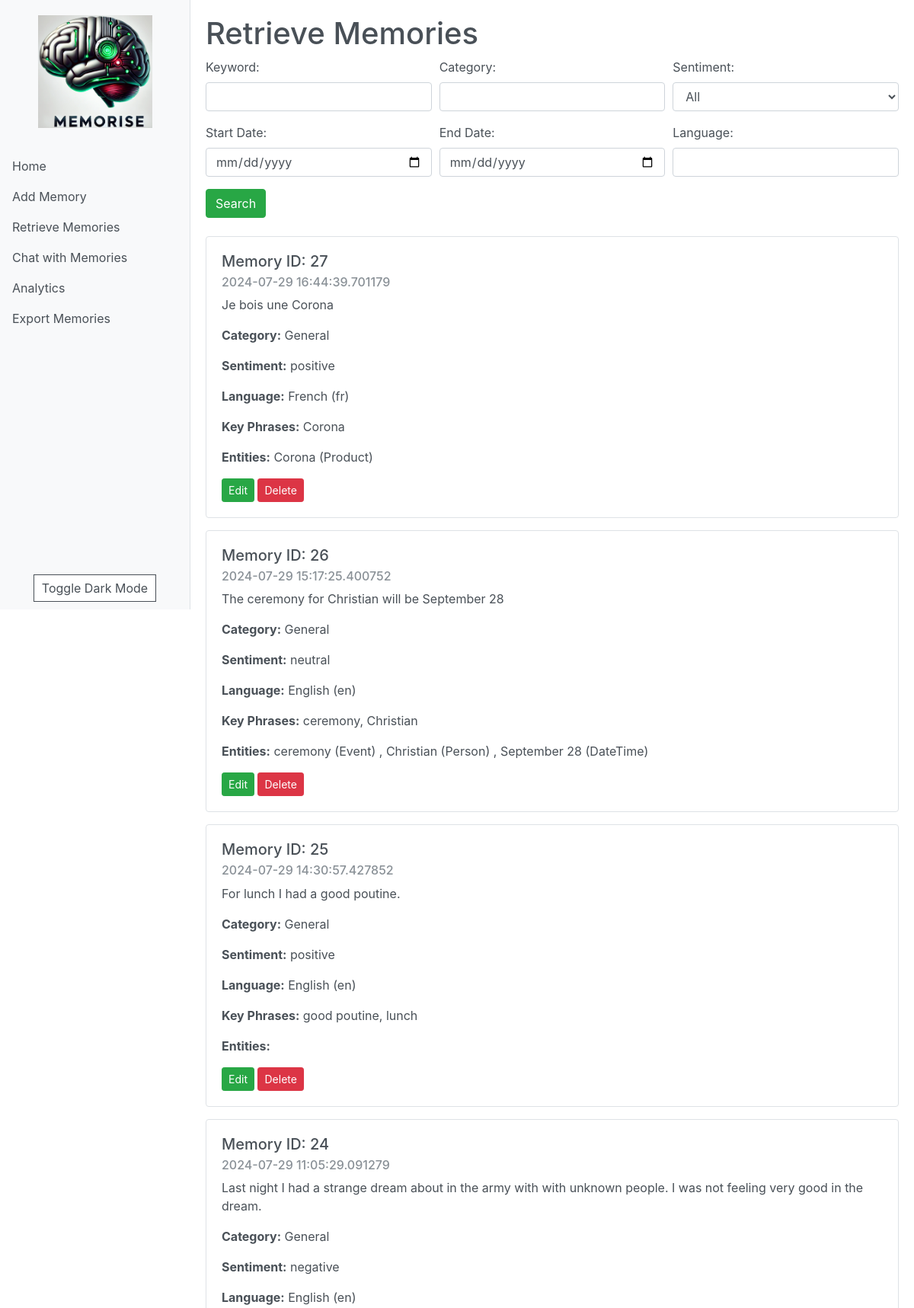
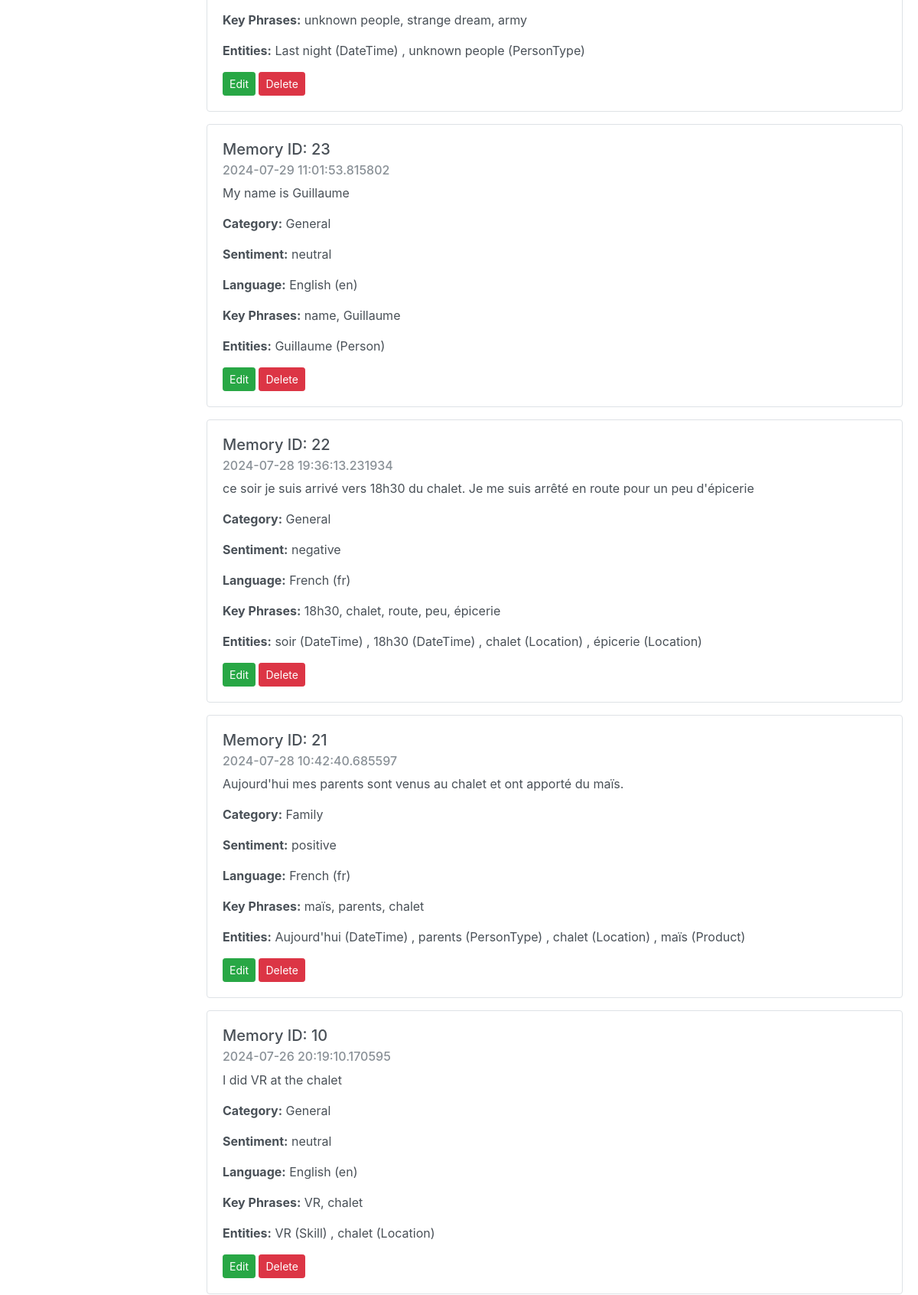
The app's page /retrieve_memories (upper part) with its own data (2 pictures, top to bottom).
### app/models/memory.py (models this page shows, shortened)
class Memory(db.Model):
    id = db.Column(db.Integer, primary_key=True)
    content = db.Column(db.Text, nullable=False)
    timestamp = db.Column(db.DateTime, default=datetime.utcnow)
    category = db.Column(db.String(50))
    sentiment = db.Column(db.String(20))
    sentiment_scores = db.Column(db.Text)
    entities = db.Column(db.Text)
    key_phrases = db.Column(db.Text)
    language = db.Column(db.String(50))
    language_code = db.Column(db.String(10))

### app/routes/memory_routes.py (the view)
@bp.route('/retrieve_memories', methods=['GET', 'POST'])
def retrieve_memories_route():
    if request.method == 'POST':
        keyword = request.form.get('keyword', '')
        category = request.form.get('category', '')
        start_date = request.form.get('start_date', '')
        end_date = request.form.get('end_date', '')
        sentiment = request.form.get('sentiment', '')
        language = request.form.get('language', '')
        memories = retrieve_memories(keyword, category, start_date, end_date, sentiment, language)
    else:
        memories = retrieve_memories()
    return render_template('retrieve_memories.html', memories=memories)

### app/services/memory_service.py (called while the page is built)
def retrieve_memories(keyword=None, category=None, start_date=None, end_date=None, sentiment=None, language=None, memory_id=None):
    query = Memory.query
    if memory_id:
        query = query.filter(Memory.id == memory_id)
    if keyword:
        query = query.filter(Memory.content.like(f'%{keyword}%'))
    if category:
        query = query.filter(Memory.category == category)
    if start_date:
        query = query.filter(Memory.timestamp >= start_date)
    if end_date:
        query = query.filter(Memory.timestamp <= end_date)
    if sentiment:
        query = query.filter(Memory.sentiment == sentiment)
    if language:
        query = query.filter(Memory.language == language)
    return query.order_by(Memory.timestamp.desc()).all()

### templates/retrieve_memories.html (shortened to what this page needs)
{% extends "base.html" %}
{% block content %}
<h1>Retrieve Memories</h1>
<form method="POST" class="mb-4">
    <div class="form-row">
        <div class="form-group col-md-4">
            <label for="keyword">Keyword:</label>
            <input type="text" class="form-control" id="keyword" name="keyword">
        </div>
        <div class="form-group col-md-4">
            <label for="category">Category:</label>
            <input type="text" class="form-control" id="category" name="category">
        </div>
        <div class="form-group col-md-4">
            <label for="sentiment">Sentiment:</label>
            <select class="form-control" id="sentiment" name="sentiment">
                <option value="">All</option>
            </select>
        </div>
    </div>
    <div class="form-row">
        <div class="form-group col-md-4">
            <label for="start_date">Start Date:</label>
            <input type="date" class="form-control" id="start_date" name="start_date">
        </div>
        <div class="form-group col-md-4">
            <label for="end_date">End Date:</label>
            <input type="date" class="form-control" id="end_date" name="end_date">
        </div>
        <div class="form-group col-md-4">
            <label for="language">Language:</label>
            <input type="text" class="form-control" id="language" name="language">
        </div>
    </div>
    <button type="submit" class="btn btn-success">Search</button>
</form>
{% if memories %}
    {% for memory in memories %}
        <div class="card mb-3">
            <div class="card-body">
                <h5 class="card-title">Memory ID: {{ memory.id }}</h5>
                <h6 class="card-subtitle mb-2 text-muted">{{ memory.timestamp }}</h6>
                <p class="card-text">{{ memory.content }}</p>
                <p><strong>Category:</strong> {{ memory.category }}</p>
                <p><strong>Sentiment:</strong> {{ memory.sentiment }}</p>
                <p><strong>Language:</strong> {{ memory.language }} ({{ memory.language_code }})</p>
                <p><strong>Key Phrases:</strong>
                    {% set key_phrases = memory.key_phrases | from_json %}
                    {% if key_phrases is string %}
                        {{ key_phrases }}
                    {% else %}
                        {{ ', '.join(key_phrases) }}
                    {% endif %}
                </p>
                <p><strong>Entities:</strong>
                    {% set entities = memory.entities | from_json %}
                    {% if entities is string %}
                        {{ entities }}
                    {% elif entities is iterable %}
                        {% for entity in entities %}
                            {% if entity is mapping %}
                                {{ entity.get('text', '') }} ({{ entity.get('category', '') }})
                            {% elif entity is string %}
                                {{ entity }}
                            {% elif entity is iterable and entity is not string %}
                                {% set entity_text = entity[0] if entity else '' %}
                                {% set entity_category = entity[1] if entity|length > 1 else '' %}
                                {{ entity_text }}
                                {%- if entity_category and entity_category != entity_text and entity_category != '' %} ({{ entity_category }}){% endif %}
                            {% else %}
                                {{ entity }}
                            {% endif %}
                            {% if not loop.last %}, {% endif %}
                        {% endfor %}
                    {% else %}
                        Unable to display entities
                    {% endif %}
                </p>
                <a href="{{ url_for('memory.update_memory_route', memory_id=memory.id) }}" class="btn btn-success btn-sm">Edit</a>
                <form action="{{ url_for('memory.delete_memory_route', memory_id=memory.id) }}" method="POST" style="display: inline;">
                    <button type="submit" class="btn btn-danger btn-sm" onclick="return confirm('Are you sure you want to delete this memory?')">Delete</button>
                </form>
            </div>
        </div>
    {% endfor %}
{% else %}
    <p>No memories found.</p>
{% endif %}
{% endblock %}

### templates/base.html (shortened to what this page needs)
<!DOCTYPE html>
<html lang="en">
<head>
    <link rel="stylesheet" href="https://stackpath.bootstrapcdn.com/bootstrap/4.5.2/css/bootstrap.min.css">
</head>
<body>
    <div class="sidebar">
        <div class="logo">
            <a href="{{ url_for('main.index') }}">
                <img src="{{ url_for('static', filename='images/logo.png') }}" alt="Memorise Logo" class="img-fluid">
            </a>
        </div>
        <ul class="nav flex-column">
            <li class="nav-item">
                <a class="nav-link" href="{{ url_for('main.index') }}">Home</a>
            </li>
            <li class="nav-item">
                <a class="nav-link" href="{{ url_for('memory.add_memory_route') }}">Add Memory</a>
            </li>
            <li class="nav-item">
                <a class="nav-link" href="{{ url_for('memory.retrieve_memories_route') }}">Retrieve Memories</a>
            </li>
            <li class="nav-item">
                <a class="nav-link" href="{{ url_for('memory.chat_with_memories_route') }}">Chat with Memories</a>
            </li>
            <li class="nav-item">
                <a class="nav-link" href="{{ url_for('analytics.analytics') }}">Analytics</a>
            </li>
            <li class="nav-item">
                <a class="nav-link" href="{{ url_for('export.export_memories_route') }}">Export Memories</a>
            </li>
        </ul>
        <div class="dark-mode-toggle">
            <button id="darkModeToggle">Toggle Dark Mode</button>
        </div>
    </div>
    <div class="content">
        {% block content %}{% endblock %}
    </div>
</body>
</html>

### templates/base.html (style rules this page uses)
:root { --bg-color: #ffffff; --text-color: #495057; --sidebar-bg: #f8f9fa; --sidebar-border: #dee2e6; --hover-bg: #e9ecef; --card-bg: #ffffff; --card-border: #dee2e6; }
body { background-color: var(--bg-color); color: var(--text-color); transition: background-color 0.3s, color 0.3s; }
.card { background-color: var(--card-bg); border-color: var(--card-border); color: var(--text-color); }
.card-subtitle { color: var(--text-color); opacity: 0.8; }
.sidebar { height: 100vh; width: 250px; position: fixed; top: 0; left: 0; padding-top: 20px; background-color: var(--sidebar-bg); border-right: 1px solid var(--sidebar-border); display: flex; flex-direction: column; }
.sidebar .logo { text-align: center; margin-bottom: 30px; }
.sidebar .logo img { width: 150px; height: auto; }
.content { margin-left: 250px; padding: 20px; }
.nav-link { color: var(--text-color); }
.dark-mode-toggle { margin-top: auto; padding: 10px; text-align: center; }
.dark-mode-toggle button { background-color: var(--bg-color); color: var(--text-color); border: 1px solid var(--text-color); padding: 5px 10px; cursor: pointer; }

### records on screen
Memory: id "27", timestamp "2024-07-29 16:44:39.701179", content "Je bois une Corona", category "General", sentiment "positive", language "French", language_code "fr", value "Corona", entities "Corona", entities "Product"
Memory: id "26", timestamp "2024-07-29 15:17:25.400752", content "The ceremony for Christian will be September 28", category "General", sentiment "neutral", language "English", language_code "en", value "ceremony, Christian", entities "ceremony" "Christian" "September 28", entities "Event" "Person" "DateTime"
Memory: id "25", timestamp "2024-07-29 14:30:57.427852", content "For lunch I had a good poutine.", category "General", sentiment "positive", language "English", language_code "en", value "good poutine, lunch"
Memory: id "24", timestamp "2024-07-29 11:05:29.091279", content "Last night I had a strange dream about in the army with with unknown people. I was not feeling very good in the dream.", category "General", sentiment "negative", language "English", language_code "en", value "unknown people, strange dream, army", entities "Last night" "unknown people", entities "DateTime" "PersonType"
Memory: id "23", timestamp "2024-07-29 11:01:53.815802", content "My name is Guillaume", category "General", sentiment "neutral", language "English", language_code "en", value "name, Guillaume", entities "Guillaume", entities "Person"
Memory: id "22", timestamp "2024-07-28 19:36:13.231934", content "ce soir je suis arrivé vers 18h30 du chalet. Je me suis arrêté en route pour un peu d'épicerie", category "General", sentiment "negative", language "French", language_code "fr", value "18h30, chalet, route, peu, épicerie", entities "soir" "18h30" "chalet" "épicerie", entities "DateTime" "DateTime" "Location" "Location"
Memory: id "21", timestamp "2024-07-28 10:42:40.685597", content "Aujourd'hui mes parents sont venus au chalet et ont apporté du maïs.", category "Family", sentiment "positive", language "French", language_code "fr", value "maïs, parents, chalet", entities "Aujourd'hui" "parents" "chalet" "maïs", entities "DateTime" "PersonType" "Location" "Product"
Memory: id "10", timestamp "2024-07-26 20:19:10.170595", content "I did VR at the chalet", category "General", sentiment "neutral", language "English", language_code "en", value "VR, chalet", entities "VR" "chalet", entities "Skill" "Location"
